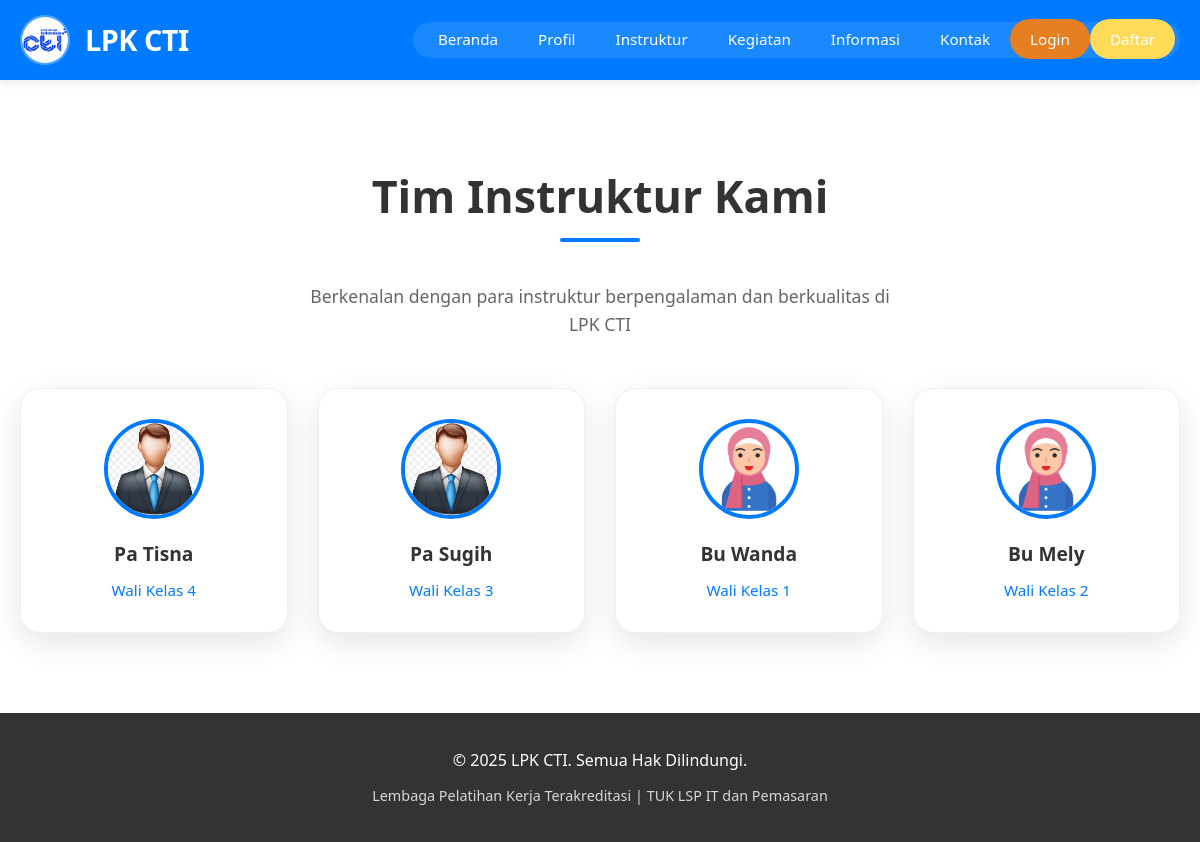
/instruktur.php, run on the app's committed database.
### tables this page shows
CREATE TABLE `data_instruktur` (
  `id_instruktur` int NOT NULL,
  `nama` varchar(100) NOT NULL,
  `bidang` varchar(100) DEFAULT NULL,
  `deskripsi` text,
  `foto` varchar(255) DEFAULT NULL,
  `created_at` timestamp NOT NULL DEFAULT CURRENT_TIMESTAMP,
  `updated_at` timestamp NOT NULL DEFAULT CURRENT_TIMESTAMP ON UPDATE CURRENT_TIMESTAMP
);

### instruktur.php (the view, shortened to what this page needs)
<?php
include 'config/koneksi.php';
include 'header.php';
?>
<section id="instruktur" class="content">
    <h2>Tim Instruktur Kami</h2>
    <p class="section-description">
        Berkenalan dengan para instruktur berpengalaman dan berkualitas di LPK CTI
    </p>
    <div class="instruktur-grid">
        <?php
        $query = "SELECT * FROM data_instruktur ORDER BY created_at DESC";
        $result = mysqli_query($koneksi, $query);
        if (!$result) {
            echo "<div class='no-data'>";
            echo "<h3>Error Database</h3>";
            echo "<p>Terjadi kesalahan: " . mysqli_error($koneksi) . "</p>";
            echo "</div>";
        } elseif (mysqli_num_rows($result) == 0) {
            echo "<div class='no-data'>";
            echo "<h3>Belum Ada Data Instruktur</h3>";
            echo "<p>Data instruktur sedang dalam proses pembaruan. Silakan kembali lagi nanti.</p>";
            echo "</div>";
        } else {
            while ($row = mysqli_fetch_assoc($result)) {
                echo "<div class='instruktur-card'>";
                if (!empty($row['foto'])) {
                    $foto_path = 'assets/uploads/' . $row['foto'];
                    if (file_exists($foto_path)) {
                        echo "<img src='" . $foto_path . "' alt='" . htmlspecialchars($row['nama']) . "' class='instruktur-img'>";
                    }
                } else {
                    echo "<div class='placeholder-img'>👤</div>";
                }
                echo "<h3>" . htmlspecialchars($row['nama']) . "</h3>";
                echo "<p>" . htmlspecialchars($row['bidang']) . "</p>";
                echo "</div>";
            }
        }
        ?>
    </div>
</section>
<?php
include 'footer.php';
?>

### header.php (shortened to what this page needs)
<!DOCTYPE html>
<html lang="id">
<head>
  <link rel="stylesheet" href="https://cdnjs.cloudflare.com/ajax/libs/font-awesome/5.15.4/css/all.min.css">
</head>
<body>
  <header>
    <div class="header-container">
      <div class="logo">
        <img src="assets/uploads/lpk.jpeg" alt="Logo LPK CTI">
        <h1>LPK CTI</h1>
      </div>
      <nav>
        <ul>
          <li><a href="index.php">Beranda</a></li>
          <li><a href="index.php#profil">Profil</a></li>
          <li><a href="instruktur.php">Instruktur</a></li>
          <li><a href="kegiatan.php">Kegiatan</a></li>
          <li><a href="informasi.php">Informasi</a></li>
          <li><a href="kontak.php">Kontak</a></li>
          <li><a href="admin/login.php" style="background: #e67e22; color: white; padding: 10px 20px; border-radius: 20px;">Login</a></li>
          <li><a href="" style="background: #FFDB58; color: white; padding: 10px 20px; border-radius: 20px;">Daftar</a></li>
        </ul>
      </nav>
    </div>
  </header>

### footer.php (shortened to what this page needs)
<footer>
    <p>&copy; 2025 LPK CTI. Semua Hak Dilindungi.</p>
    <p style="margin-top: 10px; font-size: 0.9rem; opacity: 0.8;">
      Lembaga Pelatihan Kerja Terakreditasi | TUK LSP IT dan Pemasaran
    </p>
  </footer>
</body>
</html>

### header.php (style rules this page uses)
* { margin: 0; padding: 0; box-sizing: border-box; }
body { font-family: 'Segoe UI', Tahoma, Geneva, Verdana, sans-serif; line-height: 1.6; color: #333; }
header { background: #007bff; color: white; padding: 15px 0; position: sticky; top: 0; z-index: 100; box-shadow: 0 2px 10px rgba(0,0,0,0.1); }
.header-container { max-width: 1200px; margin: 0 auto; display: flex; justify-content: space-between; align-items: center; padding: 0 20px; }
.logo { display: flex; align-items: center; gap: 15px; }
.logo img { width: 50px; height: 50px; border-radius: 50%; object-fit: cover; border: 2px solid rgba(255,255,255,0.3); }
.logo h1 { font-size: 1.8rem; font-weight: 600; letter-spacing: -0.5px; }
nav ul { list-style: none; display: flex; gap: 0; background: rgba(255,255,255,0.1); border-radius: 25px; padding: 5px; }
nav a { color: white; text-decoration: none; padding: 12px 20px; font-weight: 500; font-size: 0.95rem; border-radius: 20px; transition: all 0.3s ease; position: relative; }
.content { padding: 80px 20px; max-width: 1200px; margin: 0 auto; }
.content h2 { text-align: center; margin-bottom: 50px; font-size: 2.8rem; color: #333; position: relative; }
.content h2:after { content: ''; position: absolute; bottom: -10px; left: 50%; transform: translateX(-50%); width: 80px; height: 4px; background: #007bff; border-radius: 2px; }
.instruktur-grid { display: grid; grid-template-columns: repeat(4, 1fr); gap: 30px; margin-top: 50px; }
.instruktur-card { background: white; border-radius: 20px; padding: 30px 20px; text-align: center; box-shadow: 0 10px 30px rgba(0,0,0,0.1); transition: all 0.3s ease; border: 1px solid #f0f0f0; }
.instruktur-img { width: 100px; height: 100px; border-radius: 50%; object-fit: cover; margin: 0 auto 20px; border: 4px solid #007bff; display: block; }
.instruktur-card h3 { color: #333; margin-bottom: 8px; font-size: 1.2rem; font-weight: 600; }
.instruktur-card p { color: #007bff; font-weight: 500; font-size: 0.95rem; }
.section-description { text-align: center; margin-bottom: 40px; color: #666; font-size: 1.1rem; max-width: 600px; margin-left: auto; margin-right: auto; }

### footer.php (style rules this page uses)
footer { background: #333; color: white; text-align: center; padding: 30px 20px; }
footer p { margin: 5px 0; }

### data on the page
data_instruktur: foto (picture), nama "Pa Tisna", bidang "Wali Kelas 4"
data_instruktur: foto (picture), nama "Pa Sugih", bidang "Wali Kelas 3"
data_instruktur: foto (picture), nama "Bu Wanda", bidang "Wali Kelas 1"
data_instruktur: foto (picture), nama "Bu Mely", bidang "Wali Kelas 2"
